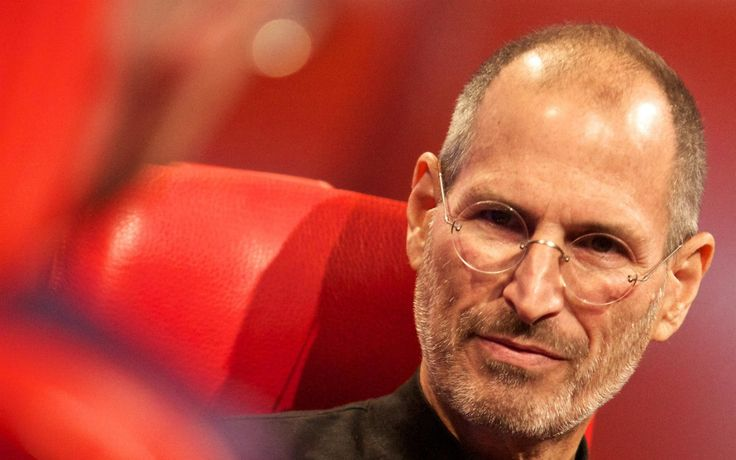
#> input picture python_works/steve.jpg, 736 x 460 px
$ python cropping_image.py
#> lines starting #> are read from the running program, lines starting #| are printed output that depends on the picture
__author__ = 'phaniteja'

# Import the modules to perform operations on Image - PIL is used for operations

from PIL import Image


try:
    # Load an image from the hard drive
    original = Image.open("steve.jpg")
#> original is the input picture: PIL image 736x460 RGB; mean R, G, B 186.5, 75.1, 57.6

except FileNotFoundError:
    print("Unable to load image")

# Creating a cropped_region by defining a box

width, height = original.size   # Get dimensions
#> width = 736; height = 460
left = width // 4
#> left = 184
top = height // 4
#> top = 115
right = 3 * width // 4
#> right = 552
bottom = 3 * height // 4
#> bottom = 345

box = (left, top, right, bottom)
#> box = (184, 115, 552, 345)
cropped_region = original.crop(box)
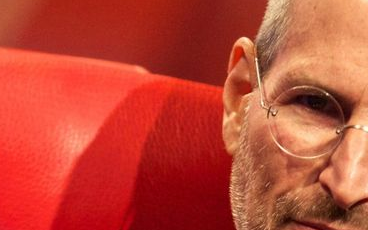
#> cropped_region: PIL image 368x230 RGB; mean R, G, B 192.4, 70, 52.3

# Apply pixel transformations
cropped_region = cropped_region.point(lambda i: i * 1.2)
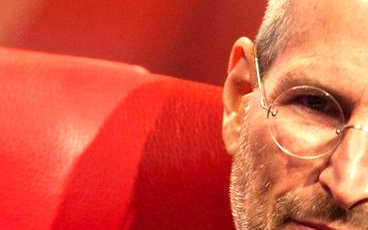
#> cropped_region: PIL image 368x230 RGB; mean R, G, B 216.9, 84, 62.8

# Display both images
original.show()
cropped_region.show()

# save the new image
cropped_region.save("region.png")
